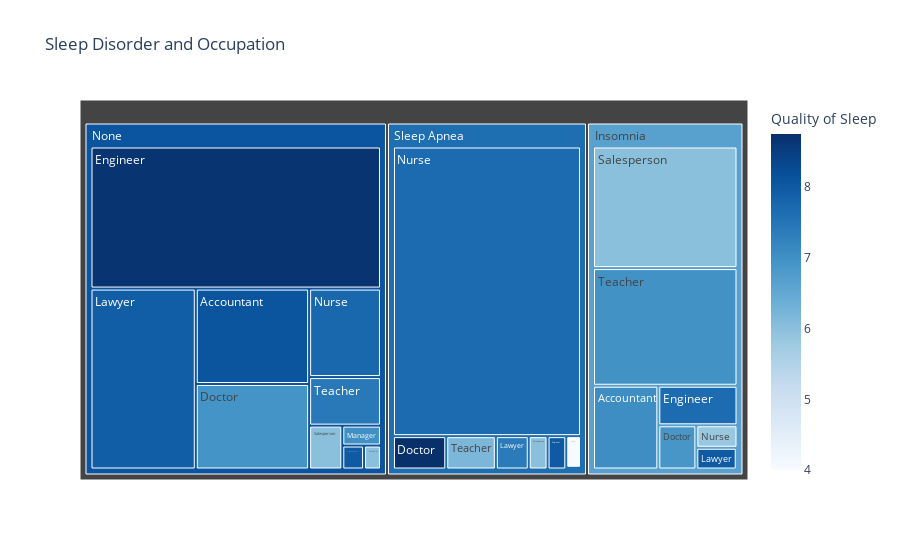

Source (notebook cell):
### Code cell
fig = px.treemap(df, 
                 path=['Sleep Disorder', 'Occupation'], 
                 values='Person ID',
                 title='Sleep Disorder and Occupation',
                 labels={'Person ID': 'Count'},
                 color='Quality of Sleep',
                 color_continuous_scale='Blues')

fig.update_traces(hovertemplate='<b>Occupation:</b> %{label}<br><b>Sleep Disorder:</b> %{parent}<br>')
fig.show()

### Figure 1 — Plotly figure (JSON) as saved in the notebook; plotly's stock layout.template omitted (floating-point values rounded to 4 significant figures)
{"data": [{"branchvalues": "total", "customdata": [[7.049], [8.081], [6.887], [6.931], [8.753], [7.663], [8.675], [8], [8], [7.926], [7.377], [7], [5.845], [7.747], [7.687], [4], [6], [6], [6], [6], [4], [4], [7.989], [6.964], [7.422], [6.183], [6.651], [8.094], [7.627]], "domain": {"x": [0, 1], "y": [0, 1]}, "hovertemplate": "<b>Occupation:</b> %{label}<br><b>Sleep Disorder:</b> %{parent}<br>", "ids": ["Insomnia/Accountant", "None/Accountant", "Insomnia/Doctor", "None/Doctor", "Sleep Apnea/Doctor", "Insomnia/Engineer", "None/Engineer", "Sleep Apnea/Engineer", "Insomnia/Lawyer", "None/Lawyer", "Sleep Apnea/Lawyer", "None/Manager", "Insomnia/Nurse", "None/Nurse", "Sleep Apnea/Nurse", "Sleep Apnea/Sales Representative", "Insomnia/Salesperson", "None/Salesperson", "Sleep Apnea/Salesperson", "None/Scientist", "Sleep Apnea/Scientist", "Insomnia/Software Engineer", "None/Software Engineer", "Insomnia/Teacher", "None/Teacher", "Sleep Apnea/Teacher", "Insomnia", "None", "Sleep Apnea"], "labels": ["Accountant", "Accountant", "Doctor", "Doctor", "Doctor", "Engineer", "Engineer", "Engineer", "Lawyer", "Lawyer", "Lawyer", "Manager", "Nurse", "Nurse", "Nurse", "Sales Representative", "Salesperson", "Salesperson", "Salesperson", "Scientist", "Scientist", "Software Engineer", "Software Engineer", "Teacher", "Teacher", "Teacher", "Insomnia", "None", "Sleep Apnea"], "marker": {"coloraxis": "coloraxis", "colors": [7.049, 8.081, 6.887, 6.931, 8.753, 7.663, 8.675, 8, 8, 7.926, 7.377, 7, 5.845, 7.747, 7.687, 4, 6, 6, 6, 6, 4, 4, 7.989, 6.964, 7.422, 6.183, 6.651, 8.094, 7.627]}, "name": "", "parents": ["Insomnia", "None", "Insomnia", "None", "Sleep Apnea", "Insomnia", "None", "Sleep Apnea", "Insomnia", "None", "Sleep Apnea", "None", "Insomnia", "None", "Sleep Apnea", "Sleep Apnea", "Insomnia", "None", "Sleep Apnea", "None", "Sleep Apnea", "Insomnia", "None", "Insomnia", "None", "Sleep Apnea", "", "", ""], "type": "treemap", "values": [1952, 3711, 600, 3325, 623, 1117, 14157, 219, 313, 6535, 385, 264, 330, 2181, 19086, 9, 6269, 499, 220, 139, 163, 6, 179, 6066, 1197, 580, 16653, 32187, 21285]}], "layout": {"coloraxis": {"colorbar": {"title": {"text": "Quality of Sleep"}}, "colorscale": [[0, "rgb(247,251,255)"], [0.125, "rgb(222,235,247)"], [0.25, "rgb(198,219,239)"], [0.375, "rgb(158,202,225)"], [0.5, "rgb(107,174,214)"], [0.625, "rgb(66,146,198)"], [0.75, "rgb(33,113,181)"], [0.875, "rgb(8,81,156)"], [1, "rgb(8,48,107)"]]}, "legend": {"tracegroupgap": 0}, "title": {"text": "Sleep Disorder and Occupation"}}}
